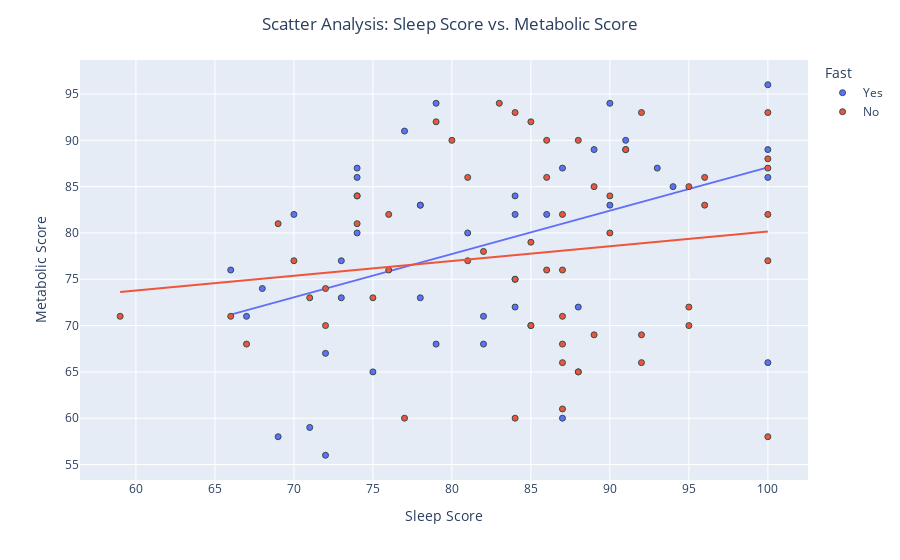

Notebook code for this chart:
### Code cell
fig = pt.plotly_scatter(dataset=all_data, 
                        x_selection="Sleep Score",
                        y_selection="Metabolic Score",
                        color_selection="Fast",
                        hover=[all_data.index]
                       )
fig.show()

### Figure 1 — Plotly figure (JSON) as saved in the notebook; plotly's stock layout.template omitted (floating-point values rounded to 4 significant figures)
{"data": [{"customdata": [[0], [1], [4], [5], [6], [14], [18], [19], [21], [63], [64], [65], [66], [67], [68], [69], [70], [71], [74], [75], [76], [77], [78], [79], [80], [81], [82], [83], [84], [85], [86], [89], [90], [91], [95], [96], [108], [109], [110], [111], [116], [117], [124]], "hovertemplate": "Fast=Yes<br>Sleep Score=%{x}<br>Metabolic Score=%{y}<br>index=%{customdata[0]}<extra></extra>", "legendgroup": "Yes", "marker": {"color": "#636efa", "line": {"color": "DarkSlateGrey", "width": 1}, "symbol": "circle"}, "mode": "markers", "name": "Yes", "orientation": "v", "showlegend": true, "type": "scatter", "x": [87, 69, 66, 75, 78, 79, 82, 100, 90, 71, 72, 86, 73, 82, 81, 73, 74, 68, 89, 84, 84, 72, 74, 84, 77, 87, 78, 84, 79, 74, 70, 78, 74, 67, 88, 94, 91, 100, 91, 93, 90, 100, 100], "xaxis": "x", "y": [60, 58, 76, 65, 73, 68, 68, 66, 83, 59, 56, 82, 73, 71, 80, 77, 80, 74, 89, 75, 72, 67, 84, 82, 91, 87, 83, 84, 94, 87, 82, 83, 86, 71, 72, 85, 89, 89, 90, 87, 94, 86, 96], "yaxis": "y"}, {"hovertemplate": "<b>OLS trendline</b><br>Metabolic Score = 0.467566 * Sleep Score + 40.3205<br>R<sup>2</sup>=0.185279<br><br>Fast=Yes<br>Sleep Score=%{x}<br>Metabolic Score=%{y} <b>(trend)</b><extra></extra>", "legendgroup": "Yes", "marker": {"color": "#636efa", "line": {"color": "DarkSlateGrey", "width": 1}, "symbol": "circle"}, "mode": "lines", "name": "Yes", "showlegend": false, "type": "scatter", "x": [66, 67, 68, 69, 70, 71, 72, 72, 73, 73, 74, 74, 74, 74, 75, 77, 78, 78, 78, 79, 79, 81, 82, 82, 84, 84, 84, 84, 86, 87, 87, 88, 89, 90, 90, 91, 91, 93, 94, 100, 100, 100, 100], "xaxis": "x", "y": [71.18, 71.65, 72.11, 72.58, 73.05, 73.52, 73.99, 73.99, 74.45, 74.45, 74.92, 74.92, 74.92, 74.92, 75.39, 76.32, 76.79, 76.79, 76.79, 77.26, 77.26, 78.19, 78.66, 78.66, 79.6, 79.6, 79.6, 79.6, 80.53, 81.0, 81.0, 81.47, 81.93, 82.4, 82.4, 82.87, 82.87, 83.8, 84.27, 87.08, 87.08, 87.08, 87.08], "yaxis": "y"}, {"customdata": [[2], [3], [7], [8], [9], [10], [11], [12], [13], [15], [16], [17], [20], [22], [23], [24], [25], [26], [27], [28], [29], [30], [31], [32], [33], [34], [35], [36], [37], [38], [39], [40], [41], [42], [43], [44], [45], [46], [47], [48], [49], [50], [51], [52], [53], [54], [55], [56], [57], [58], [59], [60], [61], [62], [72], [73], [87], [88], [92], [93], [94], [97], [98], [99], [100], [101], [102], [103], [104], [105], [106], [107], [112], [113], [114], [115], [118], [119], [120], [121], [122], [123], [125]], "hovertemplate": "Fast=No<br>Sleep Score=%{x}<br>Metabolic Score=%{y}<br>index=%{customdata[0]}<extra></extra>", "legendgroup": "No", "marker": {"color": "#EF553B", "line": {"color": "DarkSlateGrey", "width": 1}, "symbol": "circle"}, "mode": "markers", "name": "No", "orientation": "v", "showlegend": true, "type": "scatter", "x": [67, 76, 90, 82, 95, 76, 92, 89, 87, 75, 87, 81, 92, 69, 87, 87, 70, 59, 72, 83, 91, 91, 100, 100, 100, 100, 89, 83, 99, 95, 95, 100, 95, 91, 83, 77, 64, 96, 87, 94, 86, 88, 85, 77, 100, 100, 95, 100, 84, 85, 71, 72, 85, 87, 88, 66, 86, 81, 86, 84, 95, 87, 90, 100, 100, 92, 91, 96, 74, 84, 96, 85, 79, 81, 66, 100, 74, 89, 80, 79, 83, 88, 100], "xaxis": "x", "y": [68, 76, 80, 78, 72, 82, 66, 69, 68, 73, 61, 77, 69, 81, 66, 76, 77, 71, 74, null, null, null, null, null, null, null, null, null, null, null, null, null, null, null, null, null, null, null, null, null, 76, 65, 79, 60, 58, 82, 70, 77, 60, 70, 73, 70, 70, 71, 65, 71, 90, 86, 86, 93, 85, 82, 84, 88, 87, 93, 89, 83, 81, 75, 86, 92, null, null, null, null, 84, 85, 90, 92, 94, 90, 93], "yaxis": "y"}, {"hovertemplate": "<b>OLS trendline</b><br>Metabolic Score = 0.159025 * Sleep Score + 64.2462<br>R<sup>2</sup>=0.024807<br><br>Fast=No<br>Sleep Score=%{x}<br>Metabolic Score=%{y} <b>(trend)</b><extra></extra>", "legendgroup": "No", "marker": {"color": "#EF553B", "line": {"color": "DarkSlateGrey", "width": 1}, "symbol": "circle"}, "mode": "lines", "name": "No", "showlegend": false, "type": "scatter", "x": [59, 66, 67, 69, 70, 71, 72, 72, 74, 74, 75, 76, 76, 77, 79, 80, 81, 81, 82, 83, 84, 84, 84, 85, 85, 85, 85, 86, 86, 86, 87, 87, 87, 87, 87, 87, 88, 88, 88, 89, 89, 90, 90, 91, 92, 92, 92, 95, 95, 95, 96, 96, 100, 100, 100, 100, 100, 100], "xaxis": "x", "y": [73.63, 74.74, 74.9, 75.22, 75.38, 75.54, 75.7, 75.7, 76.01, 76.01, 76.17, 76.33, 76.33, 76.49, 76.81, 76.97, 77.13, 77.13, 77.29, 77.45, 77.6, 77.6, 77.6, 77.76, 77.76, 77.76, 77.76, 77.92, 77.92, 77.92, 78.08, 78.08, 78.08, 78.08, 78.08, 78.08, 78.24, 78.24, 78.24, 78.4, 78.4, 78.56, 78.56, 78.72, 78.88, 78.88, 78.88, 79.35, 79.35, 79.35, 79.51, 79.51, 80.15, 80.15, 80.15, 80.15, 80.15, 80.15], "yaxis": "y"}], "layout": {"autosize": true, "legend": {"title": {"text": "Fast"}, "tracegroupgap": 0}, "margin": {"t": 60}, "title": {"text": "Scatter Analysis: Sleep Score vs. Metabolic Score", "x": 0.5}, "xaxis": {"anchor": "y", "autorange": true, "domain": [0, 1], "range": [56.53, 102.5], "title": {"text": "Sleep Score"}, "type": "linear"}, "yaxis": {"anchor": "x", "autorange": true, "domain": [0, 1], "range": [53.16, 98.84], "title": {"text": "Metabolic Score"}, "type": "linear"}}}
